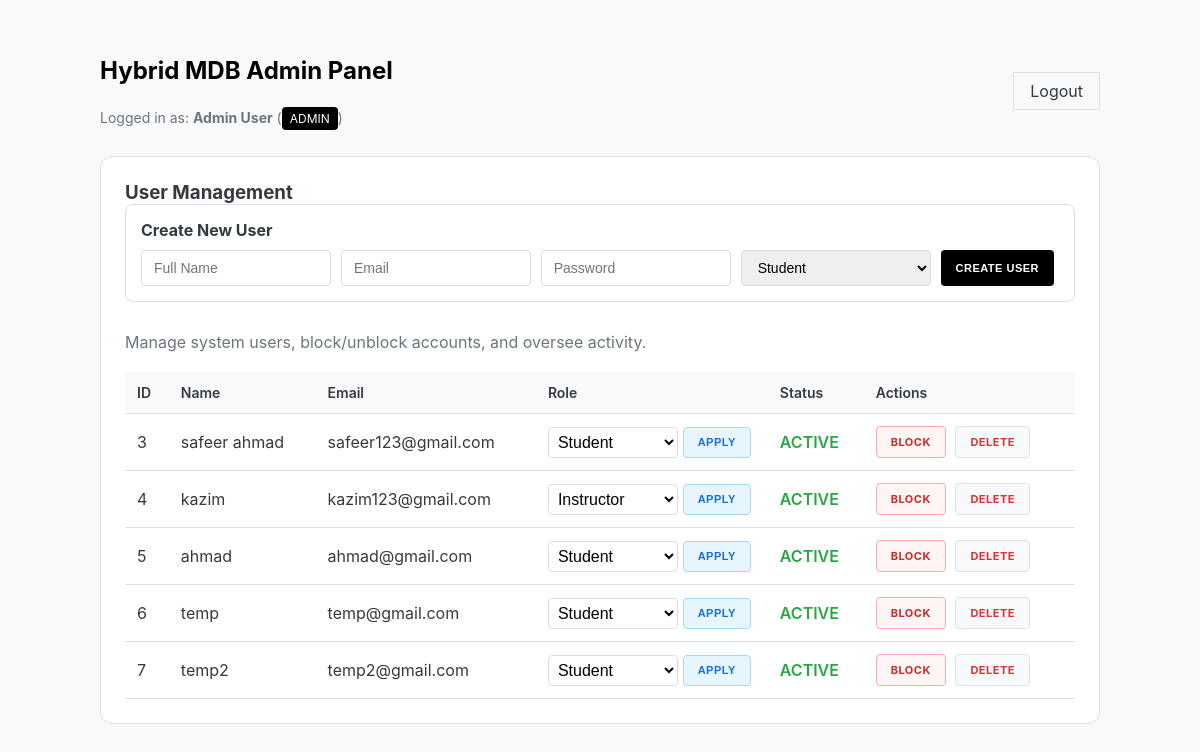
The app's page /dashboard (signed in) with its own data.
### models.py (models this page shows, shortened)
class User(db.Model):
    __tablename__ = 'users'
    id = db.Column(db.Integer, primary_key=True)
    name = db.Column(db.String(100), nullable=False)
    email = db.Column(db.String(120), unique=True, nullable=False)
    password_hash = db.Column(db.String(255), nullable=False)
    role = db.Column(db.String(20), nullable=False)
    status = db.Column(db.String(20), default='active')  # active, blocked

### app.py (the view)
@app.route('/dashboard')
def dashboard():
    if 'user_id' not in session:
        return redirect(url_for('login'))
    user = User.query.get(session['user_id'])
    users = []
    if user.role == 'admin':
        users = User.query.all()
    return render_template('dashboard.html', user=user, users=users)

### templates/dashboard.html (shortened to what this page needs)
<!DOCTYPE html>
<html lang="en">
<head>
    <link rel="stylesheet" href="{{ url_for('static', filename='style.css') }}">
</head>
<body>
    <div class="dashboard-container">
        <div class="header">
            <div>
                <h1>Hybrid MDB <span>{{ user.role.capitalize() }} Panel</span></h1>
                <p class="user-info">Logged in as: <strong>{{ user.name }}</strong> (<span class="role-badge">{{ user.role }}</span>)</p>
            </div>
            <a href="{{ url_for('logout') }}" class="btn-logout" style="text-decoration: none; display: inline-block;">Logout</a>
        </div>
        {% if user.role == 'admin' %}
        <div id="admin-view" class="card">
            <h3>User Management</h3>
            <div id="admin-create-user" style="margin-bottom: 30px; padding: 15px; border: 1px solid #ddd; border-radius: 8px;">
                <h4>Create New User</h4>
                <form method="POST" action="{{ url_for('admin_create_user') }}">
                    <div style="display: flex; gap: 10px; margin-top: 10px; flex-wrap: wrap;">
                        <input type="text" name="name" placeholder="Full Name" class="form-control" style="flex: 1;" required>
                        <input type="email" name="email" placeholder="Email" class="form-control" style="flex: 1;" required>
                        <input type="password" name="password" placeholder="Password" class="form-control" style="flex: 1;" required>
                        <select name="role" class="form-control" style="flex: 1;">
                            <option value="student">Student</option>
                        </select>
                        <button type="submit" class="btn-action" style="background: var(--accent-black); color: white;">Create User</button>
                    </div>
                </form>
            </div>
            <p style="margin-top: 10px; color: var(--muted-text);">Manage system users, block/unblock accounts, and oversee activity.</p>
            <table id="user-table">
                <thead>
                    <tr>
                        <th>ID</th>
                        <th>Name</th>
                        <th>Email</th>
                        <th>Role</th>
                        <th>Status</th>
                        <th>Actions</th>
                    </tr>
                </thead>
                <tbody id="user-list">
                    {% for u in users %}
                    {% if u.role != 'admin' %}
                    <tr>
                        <td>{{ u.id }}</td>
                        <td>{{ u.name }}</td>
                        <td>{{ u.email }}</td>
                        <td>
                            <form method="POST" action="{{ url_for('update_role', user_id=u.id) }}" style="display: flex; gap: 5px;">
                                <select name="role" class="role-select">
                                    <option value="student" {% if u.role == 'student' %}selected{% endif %}>Student</option>
                                    <option value="instructor" {% if u.role == 'instructor' %}selected{% endif %}>Instructor</option>
                                </select>
                                <button type="submit" class="btn-action btn-apply">Apply</button>
                            </form>
                        </td>
                        {% set is_active = (u.status == 'active') %}
                        <td><span class="{{ 'status-active' if is_active else 'status-blocked' }}">{{ u.status.upper() }}</span></td>
                        <td>
                            <a href="{{ url_for('toggle_status', user_id=u.id) }}"
                               class="btn-action {{ 'btn-block' if is_active else 'btn-unblock' }}"
                               style="text-decoration: none; display: inline-block;">
                                {{ 'Block' if is_active else 'Unblock' }}
                            </a>
                            <a href="{{ url_for('delete_user', user_id=u.id) }}"
                               class="btn-action btn-delete"
                               onclick="return confirm('Are you sure?')"
                               style="text-decoration: none; display: inline-block;">Delete</a>
                        </td>
                    </tr>
                    {% endif %}
                    {% endfor %}
                </tbody>
            </table>
        </div>
        {% endif %}
    </div>
</body>
</html>

### static/style.css (style rules this page uses)
:root { --bg-color: #f8f9fa; --card-bg: #ffffff; --text-color: #343a40; --accent-black: #000000; --muted-text: #6c757d; --border-color: #dee2e6; --danger: #dc3545; --success: #28a745; --font-family: 'Inter', system-ui, -apple-system, sans-serif; }
* { margin: 0; padding: 0; box-sizing: border-box; }
body { font-family: var(--font-family); background-color: var(--bg-color); color: var(--text-color); display: flex; justify-content: center; align-items: center; min-height: 100vh; padding: 20px; }
.dashboard-container { max-width: 1000px; width: 100%; }
h1 { font-size: 24px; font-weight: 700; margin-bottom: 24px; color: var(--accent-black); }
input, select { width: 100%; padding: 12px; border: 1px solid var(--border-color); border-radius: 6px; font-size: 16px; transition: border-color 0.2s; }
button { width: 100%; padding: 12px; background-color: var(--accent-black); color: #fff; border: none; border-radius: 6px; font-size: 16px; font-weight: 600; cursor: pointer; transition: opacity 0.2s; }
.header { display: flex; justify-content: space-between; align-items: center; margin-bottom: 30px; }
.btn-logout { width: auto; padding: 8px 16px; background-color: transparent; color: var(--text-color); border: 1px solid var(--border-color); }
.user-info { font-size: 14px; color: var(--muted-text); }
.role-badge { padding: 4px 8px; background: #000; color: #fff; border-radius: 4px; font-size: 12px; text-transform: uppercase; }
.card { background: var(--card-bg); padding: 24px; border-radius: 12px; border: 1px solid var(--border-color); margin-bottom: 20px; }
table { width: 100%; border-collapse: collapse; margin-top: 20px; }
th, td { text-align: left; padding: 12px; border-bottom: 1px solid var(--border-color); }
th { font-size: 14px; font-weight: 600; background-color: var(--bg-color); }
.btn-action { padding: 8px 14px; font-size: 11px; letter-spacing: 0.5px; font-weight: 700; text-transform: uppercase; width: auto; margin-right: 5px; border-radius: 4px; color: inherit; cursor: pointer; transition: all 0.2s cubic-bezier(0.4, 0, 0.2, 1); border: 1px solid transparent; display: inline-flex; align-items: center; justify-content: center; text-decoration: none; }
.btn-block { background-color: #fff5f5; color: #c92a2a; border: 1px solid #ffa8a8; }
.btn-delete { background-color: #f8f9fa; color: #e03131; border: 1px solid #dee2e6; }
.btn-apply { background-color: #e7f5ff; color: #1971c2; border: 1px solid #a5d8ff; }
.status-active { color: var(--success); font-weight: 600; }
.role-select { padding: 5px; border-radius: 4px; border: 1px solid #ddd; background: white; }
.form-control { padding: 8px 12px; border: 1px solid #ddd; border-radius: 4px; font-size: 14px; }

### records on screen
User: role "Admin", name "Admin User", role "ADMIN"
User: id "3", name "safeer ahmad", email "safeer123@gmail.com", role "Student", status "ACTIVE", value "BLOCK"
User: id "4", name "kazim", email "kazim123@gmail.com", role "Instructor", status "ACTIVE", value "BLOCK"
User: id "5", name "ahmad", email "ahmad@gmail.com", role "Student", status "ACTIVE", value "BLOCK"
User: id "6", name "temp", email "temp@gmail.com", role "Student", status "ACTIVE", value "BLOCK"
User: id "7", name "temp2", email "temp2@gmail.com", role "Student", status "ACTIVE", value "BLOCK"
